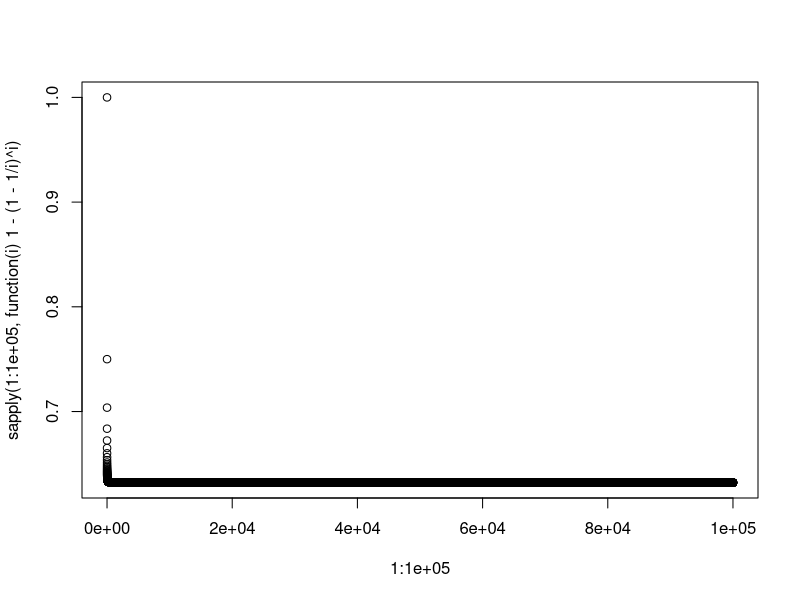

Reproduce this figure in R.
# chapter 5 concept hw
# question 2 g
plot(1:100000, sapply(1:100000, function(i) 1 - (1-1/i)^i))
# h
store <- rep(NA, 10000)
for(i in 1:10000){
  store[i] <- sum(sample(1:100, rep = T) == 4) > 0
}
mean(store) # close to the limit as n goes to infinity